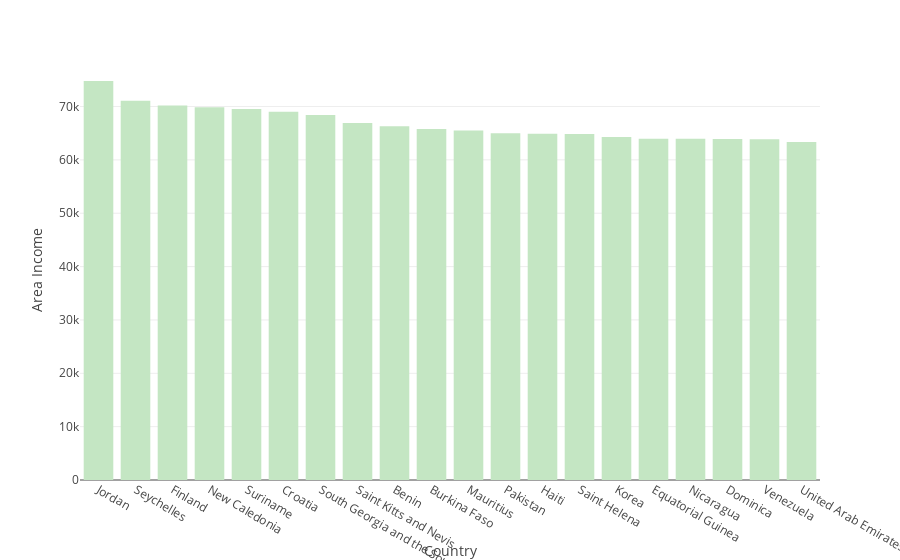

Notebook source saved alongside this figure:
### Markdown cell above
### top country with area income

### Code cell
#top country with area income 
city_areaincome=pd.DataFrame(df.groupby('Country')['Area Income'].mean().sort_values(ascending=False)[:20])
city_areaincome=city_areaincome.rename_axis(['Country']).reset_index()
city_areaincome
px.bar(city_areaincome, x='Country', y='Area Income',template="none",color_discrete_sequence= px.colors.sequential.Blugrn)

### Figure 1 — Plotly figure (JSON) as saved in the notebook; plotly's stock layout.template omitted (floating-point values rounded to 4 significant figures)
{"data": [{"alignmentgroup": "True", "hovertemplate": "Country=%{x}<br>Area Income=%{y}<extra></extra>", "legendgroup": "", "marker": {"color": "rgb(196, 230, 195)", "pattern": {"shape": ""}}, "name": "", "offsetgroup": "", "orientation": "v", "showlegend": false, "textposition": "auto", "type": "bar", "x": ["Jordan", "Seychelles", "Finland", "New Caledonia", "Suriname", "Croatia", "South Georgia and the South Sandwich Islands", "Saint Kitts and Nevis", "Benin", "Burkina Faso", "Mauritius", "Pakistan", "Haiti", "Saint Helena", "Korea", "Equatorial Guinea", "Nicaragua", "Dominica", "Venezuela", "United Arab Emirates"], "xaxis": "x", "y": [74780.0, 71070.0, 70200.0, 69850.0, 69530.0, 69010.0, 68420.0, 66930.0, 66300.0, 65780.0, 65530.0, 65000.0, 64890.0, 64840.0, 64260.0, 63950.0, 63940.0, 63920.0, 63890.0, 63370.0], "yaxis": "y"}], "layout": {"barmode": "relative", "legend": {"tracegroupgap": 0}, "margin": {"t": 60}, "xaxis": {"anchor": "y", "domain": [0, 1], "title": {"text": "Country"}}, "yaxis": {"anchor": "x", "domain": [0, 1], "title": {"text": "Area Income"}}}}
